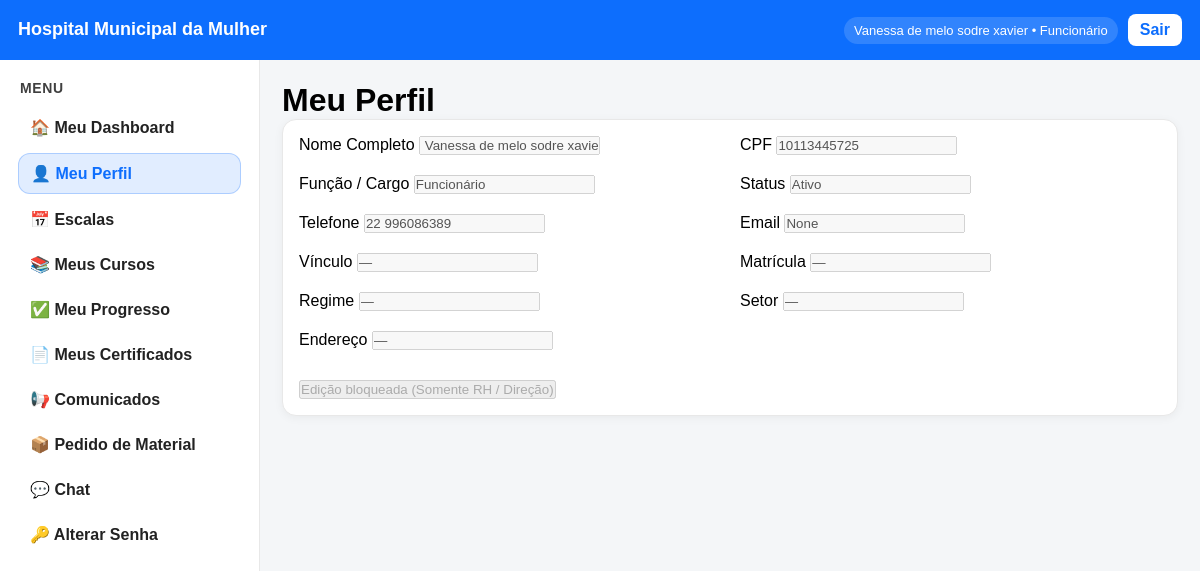
Page /meu-perfil (signed in) on the committed database.
### models.py (models this page shows)
class Funcionario(db.Model):
    __tablename__ = "funcionario"
    id = db.Column(db.Integer, primary_key=True)
    nome = db.Column(db.String(120))
    cpf = db.Column(db.String(14), unique=True)
    senha = db.Column(db.String(50))
    funcao = db.Column(db.String(50))  # "Direção" / "Funcionário"
    status = db.Column(db.String(20))
    telefone = db.Column(db.String(20))
    email = db.Column(db.String(120))
    matricula = db.Column(db.String(30))
    setor = db.Column(db.String(80))
    cargo = db.Column(db.String(80))
    data_admissao = db.Column(db.String(20))
    nascimento = db.Column(db.String(20))
    turno = db.Column(db.String(20))
    tipo_vinculo = db.Column(db.String(30))
    carga_horaria = db.Column(db.String(20))
    observacoes = db.Column(db.Text)
    escala_tipo = db.Column(db.String(30), default="SEG_SEX")
    plantao_base = db.Column(db.String(10), nullable=True)
    escalas_itens = db.relationship("EscalaItem", backref="funcionario", lazy=True)

### app.py (the view)
@app.route("/meu-perfil")
@login_required
@funcionario_required
def meu_perfil():
    return render_template("meu_perfil.html")

### app.py (called while the page is built)
@app.context_processor
def inject_user():
    user = None
    if "user_id" in session:
        user = Funcionario.query.get(session["user_id"])
    return dict(user=user)

def login_required(view):
    @wraps(view)
    def wrapped_view(*args, **kwargs):
        if "user_id" not in session:
            return redirect(url_for("login"))
        return view(*args, **kwargs)
    return wrapped_view

def funcionario_required(view):
    @wraps(view)
    def wrapped_view(*args, **kwargs):
        if session.get("funcao") != "Funcionário":
            return redirect(url_for("acesso_negado"))
        return view(*args, **kwargs)
    return wrapped_view

### templates/meu_perfil.html (shortened to what this page needs)
{% extends "base.html" %}
{% block content %}
<h1>Meu Perfil</h1>
<div class="card">
    <form>
        <div style="display:grid; grid-template-columns:1fr 1fr; gap:20px;">
            <div>
                <label>Nome Completo</label>
                <input type="text" value="{{ user.nome }}" disabled>
            </div>
            <div>
                <label>CPF</label>
                <input type="text" value="{{ user.cpf }}" disabled>
            </div>
            <div>
                <label>Função / Cargo</label>
                <input type="text" value="{{ user.funcao }}" disabled>
            </div>
            <div>
                <label>Status</label>
                <input type="text" value="{{ user.status }}" disabled>
            </div>
            <div>
                <label>Telefone</label>
                <input type="text" value="{{ user.telefone }}" disabled>
            </div>
            <div>
                <label>Email</label>
                <input type="email" value="{{ user.email }}" disabled>
            </div>
            <div>
                <label>Vínculo</label>
                <input type="text" value="—" disabled>
            </div>
            <div>
                <label>Matrícula</label>
                <input type="text" value="—" disabled>
            </div>
            <div>
                <label>Regime</label>
                <input type="text" value="—" disabled>
            </div>
            <div>
                <label>Setor</label>
                <input type="text" value="—" disabled>
            </div>
            <div style="grid-column:1/3;">
                <label>Endereço</label>
                <input type="text" value="—" disabled>
            </div>
        </div>
        <div style="margin-top:30px;">
            <button class="btn" type="button" disabled>
                Edição bloqueada (Somente RH / Direção)
            </button>
        </div>
    </form>
</div>
{% endblock %}

### templates/base.html (shortened to what this page needs)
<!DOCTYPE html>
<html lang="pt-br">
<head>
    <link rel="stylesheet" href="{{ url_for('static', filename='style.css') }}">
</head>
<body>
<header class="topbar">
    <div class="topbar-left">
        <div class="brand">Hospital Municipal da Mulher</div>
    </div>
    <div class="topbar-right">
        {% if user %}
            <span class="user-pill">
                {{ user.nome }} • {{ user.funcao }}
            </span>
            <a class="btn-top" href="/logout">Sair</a>
        {% endif %}
    </div>
</header>
<div class="app-shell">
<aside class="sidebar-menu">
<div class="sidebar-title">Menu</div>
{% if user %}
{% if user.funcao == "Direção" %}
<a class="nav-item {% if request.path == '/admin' %}active{% endif %}"
   href="/admin">🏠 Painel da Direção</a>
<a class="nav-item {% if request.path.startswith('/admin/funcionarios') %}active{% endif %}"
   href="/admin/funcionarios">👥 Funcionários</a>
<a class="nav-item {% if request.path.startswith('/admin/importar-funcionarios') %}active{% endif %}"
   href="/admin/importar-funcionarios">📥 Importar Funcionários</a>
<a class="nav-item {% if request.path.startswith('/admin/cursos') %}active{% endif %}"
   href="/admin/cursos">📚 Cursos</a>
<a class="nav-item {% if request.path.startswith('/admin/setores') %}active{% endif %}"
   href="/admin/setores">🏥 Setores</a>
<a class="nav-item {% if request.path.startswith('/admin/escalas') %}active{% endif %}"
   href="/admin/escalas">📅 Escalas</a>
<a class="nav-item {% if request.path.startswith('/admin/comunicados') %}active{% endif %}"
   href="/admin/comunicados">📢 Comunicados</a>
<a class="nav-item {% if request.path.startswith('/admin/certificados') %}active{% endif %}"
   href="/admin/certificados">📄 Certificados</a>
<a class="nav-item {% if request.path.startswith('/admin/relatorios') %}active{% endif %}"
   href="/admin/relatorios">📊 Relatórios</a>
<a class="nav-item {% if request.path.startswith('/admin/pedidos-materiais') %}active{% endif %}"
   href="/admin/pedidos-materiais">📦 Pedidos de Materiais</a>
<div class="nav-divider"></div>
<a class="nav-item {% if request.path.startswith('/chat') %}active{% endif %}"
   href="/chat">💬 Chat</a>
{% elif user.funcao == "Funcionário" %}
<a class="nav-item {% if request.path == '/dashboard' %}active{% endif %}"
   href="/dashboard">🏠 Meu Dashboard</a>
<a class="nav-item {% if request.path.startswith('/meu-perfil') %}active{% endif %}"
   href="/meu-perfil">👤 Meu Perfil</a>
<a class="nav-item {% if request.path.startswith('/escalas') and not request.path.startswith('/admin') %}active{% endif %}"
   href="{{ url_for('escalas_view') }}">
   📅 Escalas
</a>
<a class="nav-item {% if request.path.startswith('/meus-cursos') %}active{% endif %}"
   href="/meus-cursos">📚 Meus Cursos</a>
<a class="nav-item {% if request.path.startswith('/meu-progresso') %}active{% endif %}"
   href="/meu-progresso">✅ Meu Progresso</a>
<a class="nav-item {% if request.path.startswith('/meus-certificados') %}active{% endif %}"
   href="/meus-certificados">📄 Meus Certificados</a>
<a class="nav-item {% if request.path.startswith('/comunicados') %}active{% endif %}"
   href="/comunicados">📢 Comunicados</a>
<a class="nav-item {% if request.path.startswith('/pedido-materiais') %}active{% endif %}"
   href="/pedido-materiais">📦 Pedido de Material</a>
<a class="nav-item {% if request.path.startswith('/chat') %}active{% endif %}"
   href="/chat">💬 Chat</a>
<a class="nav-item {% if request.path.startswith('/alterar-senha') %}active{% endif %}"
   href="/alterar-senha">🔑 Alterar Senha</a>
{% endif %}
{% else %}
<a class="nav-item" href="/login">🔐 Login</a>
{% endif %}
</aside>
<main class="main-content">
{% block content %}{% endblock %}
</main>
</div>
</body>
</html>

### static/style.css (style rules this page uses)
* { margin: 0; padding: 0; box-sizing: border-box; font-family: Arial, Helvetica, sans-serif; }
.topbar { background: #0d6efd; color: white; padding: 15px; }
.topbar { background:#0d6efd; color:#fff; padding:14px 18px; display:flex; align-items:center; justify-content:space-between; }
.topbar-left .brand { font-size:18px; font-weight:700; }
.topbar-right { display:flex; gap:10px; align-items:center; }
.user-pill { background:rgba(255,255,255,.15); padding:6px 10px; border-radius:999px; font-size:13px; }
.btn-top { background:#fff; color:#0d6efd; padding:7px 12px; border-radius:8px; text-decoration:none; font-weight:700; }
.app-shell { display:flex; min-height:calc(100vh - 56px); background:#f4f6f8; }
.sidebar-menu { width:260px; background:#fff; border-right:1px solid #e6e6e6; padding:14px; }
.sidebar-title { font-weight:700; margin-bottom:10px; color:#111; }
.nav-item { display:block; padding:10px 10px; border-radius:10px; color:#222; text-decoration:none; margin-bottom:6px; }
.main-content { flex:1; padding:22px; }
.card { background:#fff; border:1px solid #e6e6e6; border-radius:12px; padding:16px; box-shadow:0 2px 8px rgba(0,0,0,.05); }
.sidebar-menu { width:260px; background:#fff; border-right:1px solid #e8e8e8; padding:14px 12px; }
.sidebar-title { font-weight:800; margin:6px 8px 12px; color:#111; font-size:14px; text-transform:uppercase; letter-spacing:.6px; opacity:.8; }
.nav-item { display:flex; align-items:center; gap:10px; padding:10px 12px; border-radius:12px; color:#222; text-decoration:none; margin:6px 6px; font-weight:600; }
.nav-item.active { background:rgba(13,110,253,.12); color:#0d6efd; border:1px solid rgba(13,110,253,.25); }
.card { background:#fff; border:1px solid #e8e8e8; border-radius:14px; padding:16px; box-shadow:0 2px 10px rgba(0,0,0,.05); }

### rows in the picture
Funcionario: nome "Vanessa de melo sodre xavier", funcao "Funcionário", cpf "10113445725", status "Ativo", telefone "22 996086389", email "None"
